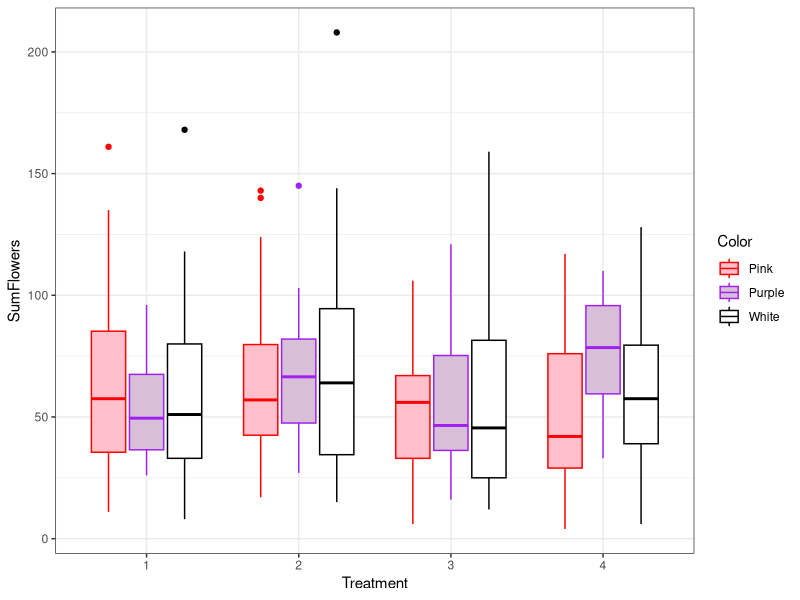
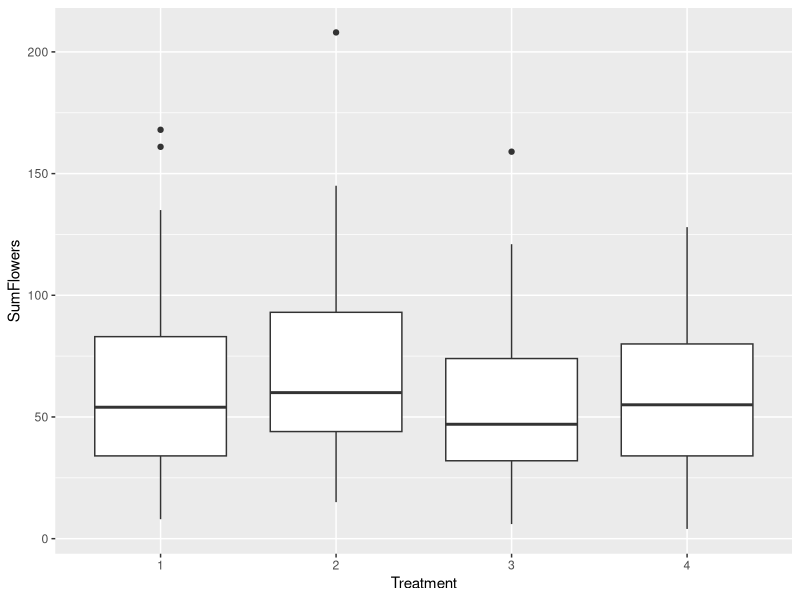
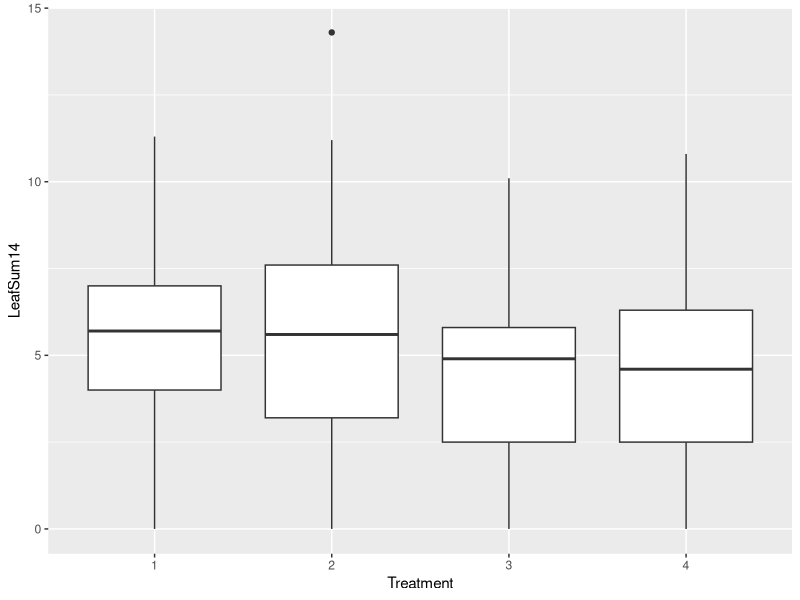
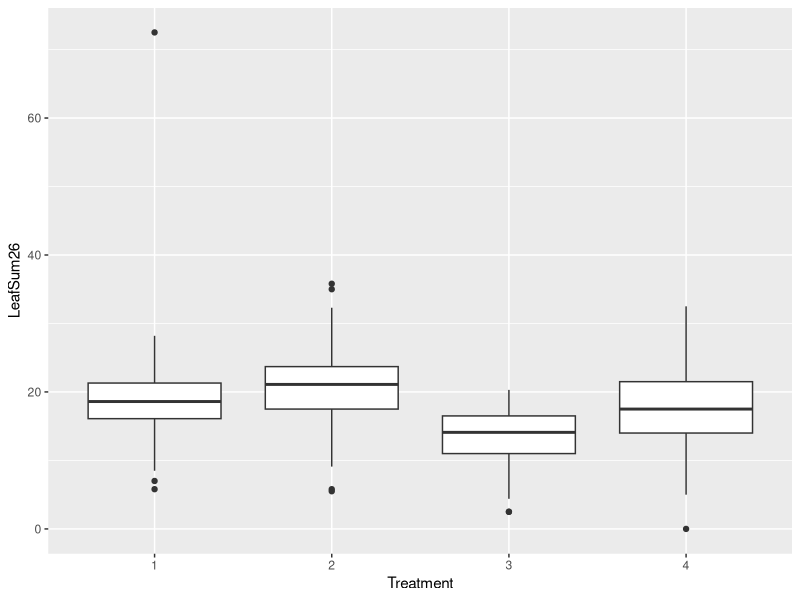
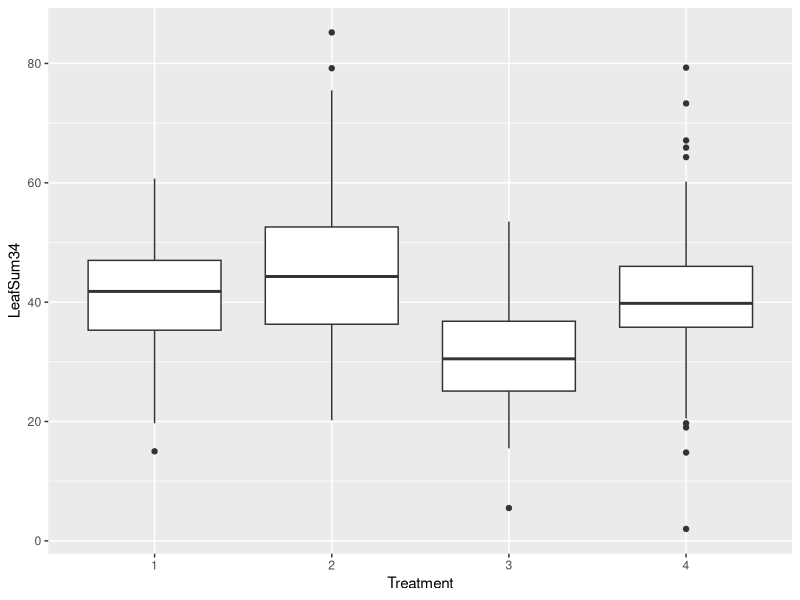

These figures' R source, in order: (Note: this script raises an error after producing the figures.)
#load data
mgdat <- read.csv("Data/mg_ghsoil.csv")


#load packages
library(dplyr) #data management
library(ggplot2) #plotting
library(lme4) #mixed model
library(lmerTest) #test for significance
library(multcomp) #allows multiple comparison tests for lmer

#clean data
mgdat <- mgdat %>% mutate_each(funs(factor), Genotype, Treatment, Replicate)

#explore data
tbl_df(mgdat)
glimpse(mgdat)

summary(mgdat)
unique(mgdat$Genotype)

with(mgdat, table(Genotype, Treatment))

#flower color genotype by phenotype
with(mgdat, table(ColorbyPhenotype, ColorbyGenotype))

#new variable that is just simply color - no dark or lights, etc (Pink, Purple, White)
#WHAT COLOR DO I USE?

#explore flowering
mgdat %>% group_by(Treatment, Color) %>% summarise_each(funs(mean), DOFF, DurationFlowering, SumFlowers)

ggplot(data = mgdat, aes(x = Treatment, y = SumFlowers, fill = Color, color = Color)) + 
  geom_boxplot() +
  scale_color_manual(values = c("red", "purple", "black")) +
  scale_fill_manual(values = c("pink", "thistle", "white")) +
  theme_bw()

#differences in trait by genotype (maternal line), treatment, and interaction
  #DOFF -- Day of first flower / Phenology
    fit1 <- lmer(DOFF ~ Treatment + (1 | Genotype) + (1 | Genotype:Treatment), data = mgdat)
      anova(fit1)
      rand(fit1)
    #Sig G
      
  #DOLF -- Day of last flower
    fit2 <- lmer(DOLF ~ Treatment + (1 | Genotype) + (1 | Genotype:Treatment), data = mgdat)
      anova(fit2)
      rand(fit2)
    #sig G
      
  #DurationFlowering -- Length of flowering
    fit3 <- lmer(DurationFlowering ~ Treatment + (1 | Genotype) + (1 | Genotype:Treatment), data = mgdat)
      anova(fit3)
      rand(fit3)
    #sig G
      
  #SumFlowers -- Total Number of Flowers
    fit4 <- lmer(SumFlowers ~ Treatment + (1 | Genotype) + (1 | Genotype:Treatment), data = mgdat)
      anova(fit4)
      rand(fit4)
      summary(glht(fit4, linfct = mcp(Treatment = "Tukey"))) #post hoc Tukey's with MultComp
    mgdat %>% group_by(Treatment) %>% summarise_each(funs(mean), SumFlowers)
    ggplot(data = mgdat, aes(x = Treatment, y = SumFlowers)) + geom_boxplot()
    #sig G, sig E

  #LeafSum14 -- Sum of Leaf Lengths *EARLY*
    fit5 <- lmer(LeafSum14 ~ Treatment + (1 | Genotype) + (1 | Genotype:Treatment), data = mgdat)
      anova(fit5)
      rand(fit5)
      summary(glht(fit5, linfct = mcp(Treatment = "Tukey"))) #post hoc Tukey's with MultComp
    mgdat %>% group_by(Treatment) %>% summarise_each(funs(mean), LeafSum14)
    ggplot(data = mgdat, aes(x = Treatment, y = LeafSum14)) + geom_boxplot()
    #sig G, sig E

  #LeafSum26 -- Sum of Leaf Lengths *MID*
    fit6 <- lmer(LeafSum26 ~ Treatment + (1 | Genotype) + (1 | Genotype:Treatment), data = mgdat)
      anova(fit6)
      rand(fit6)
      summary(glht(fit6, linfct = mcp(Treatment = "Tukey"))) #post hoc Tukey's with MultComp
    mgdat %>% group_by(Treatment) %>% summarise_each(funs(mean), LeafSum26)
    ggplot(data = mgdat, aes(x = Treatment, y = LeafSum26)) + geom_boxplot()
    #sig E, near sig GxE

  #LeafSum34 -- Sum of Leaf Lengths *LATE*
    fit7 <- lmer(LeafSum34 ~ Treatment + (1 | Genotype) + (1 | Genotype:Treatment), data = mgdat)
      anova(fit7)
      rand(fit7)
      summary(glht(fit7, linfct = mcp(Treatment = "Tukey"))) #post hoc Tukey's with MultComp
    mgdat %>% group_by(Treatment) %>% summarise_each(funs(mean), LeafSum34)
    ggplot(data = mgdat, aes(x = Treatment, y = LeafSum34)) + geom_boxplot()
    #sig E, near sig GxE
    
  #LeafSumRGR1 -- Sum of Leaf Lengths Relative Growth Rate *EARLY*
    fit8 <- lmer(LeafSumRGR1 ~ Treatment + (1 | Genotype) + (1 | Genotype:Treatment), data = mgdat)
      anova(fit8)
      rand(fit8)
      summary(glht(fit8, linfct = mcp(Treatment = "Tukey"))) #post hoc Tukey's with MultComp
    mgdat %>% group_by(Treatment) %>% summarise_each(funs(mean), LeafSumRGR1)
    ggplot(data = mgdat, aes(x = Treatment, y = LeafSumRGR1)) + geom_boxplot()
    #sig G, sig E
    
  #LeafSumRGR2 -- Sum of Leaf Lengths Relative Growth Rate *LATE*
    fit9 <- lmer(LeafSumRGR2 ~ Treatment + (1 | Genotype) + (1 | Genotype:Treatment), data = mgdat)
      anova(fit9)
      rand(fit9)
    #no SIG
      
  #LeafNum14 -- Number of Leaves *EARLY*
    fit10 <- lmer(LeafNum14 ~ Treatment + (1 | Genotype) + (1 | Genotype:Treatment), data = mgdat)
      anova(fit10)
      rand(fit10)
      summary(glht(fit10, linfct = mcp(Treatment = "Tukey"))) #post hoc Tukey's with MultComp
    mgdat %>% group_by(Treatment) %>% summarise_each(funs(mean), LeafNum14)
    ggplot(data = mgdat, aes(x = Treatment, y = LeafNum14)) + geom_boxplot()
    #sig G, sig E
  
  #LeafNum26 -- Number of Leaves *MID*
    fit11 <- lmer(LeafNum26 ~ Treatment + (1 | Genotype) + (1 | Genotype:Treatment), data = mgdat)
      anova(fit11)
      rand(fit11)
      summary(glht(fit11, linfct = mcp(Treatment = "Tukey"))) #post hoc Tukey's with MultComp
    mgdat %>% group_by(Treatment) %>% summarise_each(funs(mean), LeafNum26)
    ggplot(data = mgdat, aes(x = Treatment, y = LeafNum26)) + geom_boxplot()
    #sig G, sig E, sig GxE

  #LeafNum34 -- Number of Leaves *LATE*
    fit12 <- lmer(LeafNum34 ~ Treatment + (1 | Genotype) + (1 | Genotype:Treatment), data = mgdat)
      anova(fit12)
      rand(fit12)
      summary(glht(fit12, linfct = mcp(Treatment = "Tukey"))) #post hoc Tukey's with MultComp
    mgdat %>% group_by(Treatment) %>% summarise_each(funs(mean), LeafNum34)
    ggplot(data = mgdat, aes(x = Treatment, y = LeafNum34)) + geom_boxplot()
    #sig G, sig E

   #LeafNumRGR1 -- Number of Leaves Relative Growth Rate *EARLY*
    fit13 <- lmer(LeafNumRGR1 ~ Treatment + (1 | Genotype) + (1 | Genotype:Treatment), data = mgdat)
      anova(fit13)
      rand(fit13)
      summary(glht(fit13, linfct = mcp(Treatment = "Tukey"))) #post hoc Tukey's with MultComp
    mgdat %>% group_by(Treatment) %>% summarise_each(funs(mean), LeafNumRGR1)
    ggplot(data = mgdat, aes(x = Treatment, y = LeafNumRGR1)) + geom_boxplot()
    #sig G, sig E
    
  #LeafNumRGR2 -- Number of Leaves Relative Growth Rate *LATE*
    fit14 <- lmer(LeafNumRGR2 ~ Treatment + (1 | Genotype) + (1 | Genotype:Treatment), data = mgdat)
      anova(fit14)
      rand(fit14)
    #no SIG
      
  #Height14 -- Height *EARLY*
    fit15 <- lmer(Height14 ~ Treatment + (1 | Genotype) + (1 | Genotype:Treatment), data = mgdat)
      anova(fit15)
      rand(fit15)
      summary(glht(fit15, linfct = mcp(Treatment = "Tukey"))) #post hoc Tukey's with MultComp
    mgdat %>% group_by(Treatment) %>% summarise_each(funs(mean), Height14)
    ggplot(data = mgdat, aes(x = Treatment, y = Height14)) + geom_boxplot()
    #sig G, sig E
    
  #Height26 -- Height *MID*
    fit16 <- lmer(Height26 ~ Treatment + (1 | Genotype) + (1 | Genotype:Treatment), data = mgdat)
      anova(fit16)
      rand(fit16)
      summary(glht(fit16, linfct = mcp(Treatment = "Tukey"))) #post hoc Tukey's with MultComp
    mgdat %>% group_by(Treatment) %>% summarise_each(funs(mean), Height26)
    ggplot(data = mgdat, aes(x = Treatment, y = Height26)) + geom_boxplot()
    #sig E, near sig G, near sig GxE
  
  #Height34 -- Height *LATE*
    fit17 <- lmer(Height34 ~ Treatment + (1 | Genotype) + (1 | Genotype:Treatment), data = mgdat)
      anova(fit17)
      rand(fit17)
      summary(glht(fit17, linfct = mcp(Treatment = "Tukey"))) #post hoc Tukey's with MultComp
    mgdat %>% group_by(Treatment) %>% summarise_each(funs(mean), Height34)
    ggplot(data = mgdat, aes(x = Treatment, y = Height34)) + geom_boxplot()
    #sig E
    
  #HeightRGR1 -- Height Relative Growth Rate *EARLY*
    fit18 <- lmer(HeightRGR1 ~ Treatment + (1 | Genotype) + (1 | Genotype:Treatment), data = mgdat)
      anova(fit18)
      rand(fit18)
      summary(glht(fit18, linfct = mcp(Treatment = "Tukey"))) #post hoc Tukey's with MultComp
    mgdat %>% group_by(Treatment) %>% summarise_each(funs(mean), HeightRGR1)
    ggplot(data = mgdat, aes(x = Treatment, y = HeightRGR1)) + geom_boxplot()
    #sig E
    
  #HeightRGR2 -- Height Relative Growth Rate *EARLY*
    fit19 <- lmer(HeightRGR2 ~ Treatment + (1 | Genotype) + (1 | Genotype:Treatment), data = mgdat)
      anova(fit19)
      rand(fit19)
      summary(glht(fit19, linfct = mcp(Treatment = "Tukey"))) #post hoc Tukey's with MultComp
    mgdat %>% group_by(Treatment) %>% summarise_each(funs(mean), HeightRGR2)
    ggplot(data = mgdat, aes(x = Treatment, y = HeightRGR2)) + geom_boxplot()
    #sig E
    
#DAMAGE
  #Yellow_Dam1 -- Yellow Damage *EARLY*
    fit20 <- lmer(Yellow_Dam1 ~ Treatment + (1 | Genotype) + (1 | Genotype:Treatment), data = mgdat)
      anova(fit20)
      rand(fit20)
    #sig G -- error messages due to many NA's
      
  #Brown_Dam1 -- Brown Damage *EARLY*
    fit21 <- lmer(Brown_Dam1 ~ Treatment + (1 | Genotype) + (1 | Genotype:Treatment), data = mgdat)
      anova(fit21)
      rand(fit21)
    #sig G, sig GxE -- error messages due to many NA's

  #NoDam_Dam1 -- Leaves with No Damage *EARLY*
    fit22 <- lmer(NoDam_Dam1 ~ Treatment + (1 | Genotype) + (1 | Genotype:Treatment), data = mgdat)
      anova(fit22)
      rand(fit22)
    #sig G -- error messages due to many NA's
      
  #PerYellow_Dam1 -- Percentage of leaves with yellow damage *EARLY*
    fit23 <- lmer(PerYellow_Dam1 ~ Treatment + (1 | Genotype) + (1 | Genotype:Treatment), data = mgdat)
      anova(fit23)
      rand(fit23)
    #sig G, near sig E
      
  #PerBrown_Dam1 -- Percentage of leaves with brown damage *EARLY*
    fit24 <- lmer(PerBrown_Dam1 ~ Treatment + (1 | Genotype) + (1 | Genotype:Treatment), data = mgdat)
      anova(fit24)
      rand(fit24)
    #no sig
      
  #NumleavesYellow_Dam2 -- Number of leaves with yellow damage *LATE*
    fit25 <- lmer(NumleavesYellow_Dam2 ~ Treatment + (1 | Genotype) + (1 | Genotype:Treatment), data = mgdat)
      anova(fit25)
      rand(fit25)
      #no sig
      
  #NumleavesspottyYellow_Dam2 -- Number of leaves with spotty yellow damage *LATE*
    fit26 <- lmer(NumleavesspottyYellow_Dam2 ~ Treatment + (1 | Genotype) + (1 | Genotype:Treatment), data = mgdat)
      anova(fit26)
      rand(fit26)
    #sig E, near sig G
      
  #NumleavesGreen_Dam2 -- Number of leaves with no damage *LATE*
    fit27 <- lmer(NumleavesGreen_Dam2 ~ Treatment + (1 | Genotype) + (1 | Genotype:Treatment), data = mgdat)
      anova(fit27)
      rand(fit27)
    #no sig
      
  #Numleaves_Dam2 -- Number of leaves *LATE*
    fit28 <- lmer(Numleaves_Dam2 ~ Treatment + (1 | Genotype) + (1 | Genotype:Treatment), data = mgdat)
      anova(fit28)
      rand(fit28)
    #no sig
      
       
